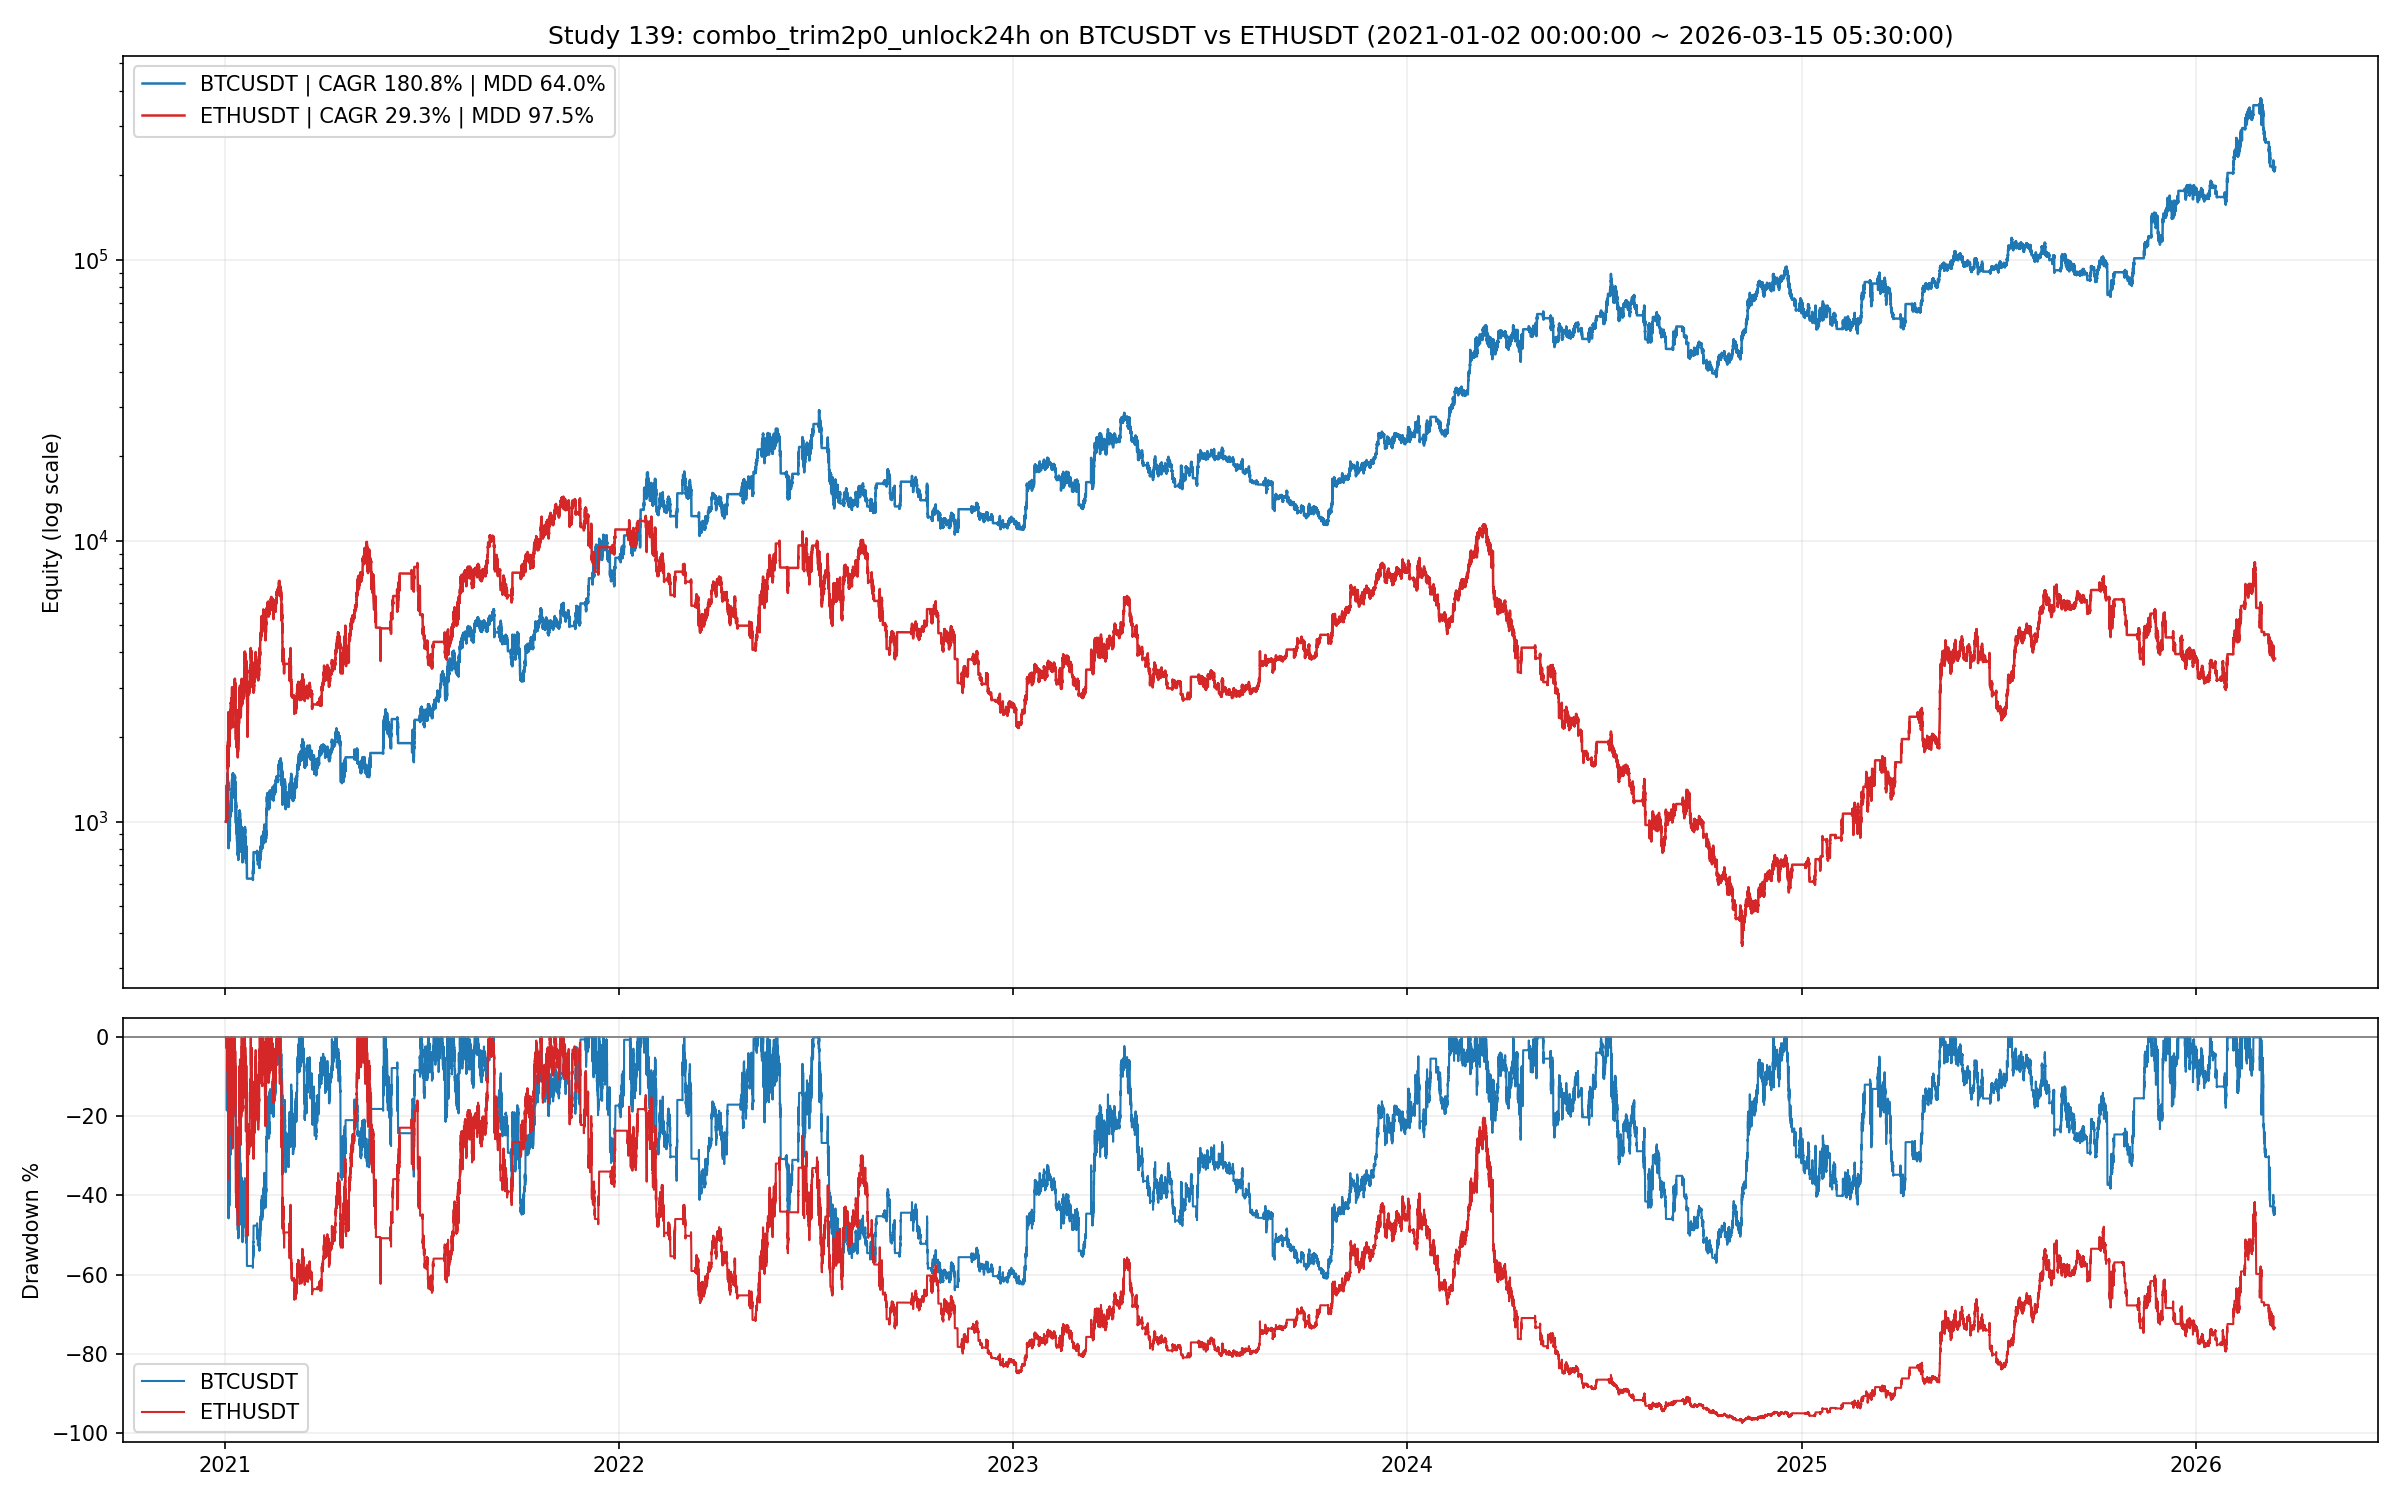

Generate this figure with Python:
from __future__ import annotations

import importlib.util
import sys
from pathlib import Path

import matplotlib.pyplot as plt
import numpy as np
import pandas as pd

ROOT = Path(__file__).resolve().parent
DATA_DIR = ROOT / "historical_data_mainnet"

BASE_47_PATH = ROOT / "47_backtest_btcusdt_scale06_adx002_case1_standalone.py"
BASE_76_PATH = ROOT / "76_backtest_btcusdt_scale06_adx002_regime_hold_leverage_sweep.py"
BASE_111_PATH = ROOT / "111_backtest_btcusdt_sr_smc_5m_profitmax.py"
BASE_114_PATH = ROOT / "114_backtest_btcusdt_best_with_sr_smc_filters.py"
BASE_117_PATH = ROOT / "117_backtest_btcusdt_115_highcagr_push.py"
BASE_126_PATH = ROOT / "126_backtest_btcusdt_case3_long_quality_push.py"
BASE_138_PATH = ROOT / "138_backtest_btcusdt_row6_refined_fix_trials.py"

OUT_BASE = "139_backtest_row6_best_btc_eth_same_window"
OUT_CSV = ROOT / f"{OUT_BASE}.csv"
OUT_MD = ROOT / f"{OUT_BASE}.md"
OUT_PNG = ROOT / f"{OUT_BASE}.png"
OUT_CURVES_CSV = ROOT / f"{OUT_BASE}_curves.csv"

SYMBOLS = ["BTCUSDT", "ETHUSDT"]
BASE_VARIANT = "lb4_delay8_capna_cd0"
SELECTED_VARIANT = "combo_trim2p0_unlock24h"
ANALYSIS_2026_START = pd.Timestamp("2026-01-01 00:00:00")


def load_module(alias: str, path: Path):
    spec = importlib.util.spec_from_file_location(alias, path)
    if spec is None or spec.loader is None:
        raise RuntimeError(f"Cannot load module from: {path}")
    module = importlib.util.module_from_spec(spec)
    sys.modules[alias] = module
    spec.loader.exec_module(module)
    return module


def _fmt(v: float, digits: int = 4) -> str:
    return "N/A" if pd.isna(v) else f"{float(v):.{digits}f}"


def _parse_cache_end(path: Path) -> pd.Timestamp:
    return pd.Timestamp(path.stem.split("_")[-1])


def _pick_latest_cache(symbol: str, timeframe: str, start_date: str) -> Path:
    matches = list(DATA_DIR.glob(f"{symbol}_{timeframe}_{start_date}_*.pkl"))
    if not matches:
        raise FileNotFoundError(f"No cache files for {symbol} {timeframe} {start_date}")
    return max(matches, key=_parse_cache_end)


def _load_cache(paths: list[Path]) -> pd.DataFrame:
    frames: list[pd.DataFrame] = []
    for path in paths:
        if not path.exists():
            raise FileNotFoundError(path)
        frame = pd.read_pickle(path)
        if not isinstance(frame.index, pd.DatetimeIndex):
            frame.index = pd.to_datetime(frame.index)
        frames.append(frame)
    merged = pd.concat(frames)
    merged = merged[~merged.index.duplicated(keep="first")].sort_index()
    return merged


def load_1m_2021plus(symbol: str) -> tuple[pd.DataFrame, pd.Timestamp]:
    latest_1m = _pick_latest_cache(symbol, "1m", "2022-01-01")
    df_1m = _load_cache(
        [
            DATA_DIR / f"{symbol}_1m_2021-01-01_2021-12-31.pkl",
            latest_1m,
        ]
    )
    start = pd.Timestamp("2021-01-01")
    end_ts = min(df_1m.index.max(), _parse_cache_end(latest_1m) + pd.Timedelta(days=1) - pd.Timedelta(minutes=1))
    df_1m = df_1m[(df_1m.index >= start) & (df_1m.index <= end_ts)].copy()
    return df_1m, pd.Timestamp(end_ts)


def build_cfg(m126) -> dict:
    base_cfg = next(cfg for cfg in m126.build_variants() if cfg["variant"] == BASE_VARIANT)
    return {
        **base_cfg,
        "variant": SELECTED_VARIANT,
        "bulltrim_enabled": True,
        "bulltrim_ob_threshold": 5,
        "bulltrim_leverage": 2.0,
        "unlock_short_lock_enabled": True,
        "slow_bear_enabled": True,
        "slow_bear_bars": 1440,
        "slow_bear_ob_threshold": 4,
        "slow_bear_leverage": 2.0,
    }


def build_markets(m47, m111, m114) -> tuple[dict[str, pd.DataFrame], pd.Timestamp, pd.Timestamp, dict[str, pd.Timestamp], dict[str, str]]:
    markets: dict[str, pd.DataFrame] = {}
    raw_end_map: dict[str, pd.Timestamp] = {}
    loader_note: dict[str, str] = {}

    btc_1m, btc_4h, btc_end_ts = m114.load_market_data_2021plus()
    btc_market = m114.prepare_market_114(btc_1m.copy(), btc_4h.copy(), m47, m111)
    btc_market["timestamp"] = pd.to_datetime(btc_market["timestamp"])
    markets["BTCUSDT"] = btc_market
    raw_end_map["BTCUSDT"] = pd.Timestamp(btc_end_ts)
    loader_note["BTCUSDT"] = "native_4h_cache"

    for symbol in [s for s in SYMBOLS if s != "BTCUSDT"]:
        df_1m, raw_end_ts = load_1m_2021plus(symbol)
        full_2021_4h = DATA_DIR / f"{symbol}_4h_2021-01-01_2021-12-31.pkl"
        try:
            latest_4h = _pick_latest_cache(symbol, "4h", "2022-01-01")
        except FileNotFoundError:
            latest_4h = None
        if full_2021_4h.exists() and latest_4h is not None:
            df_4h = _load_cache([full_2021_4h, latest_4h])
            loader_note[symbol] = "native_4h_cache"
        else:
            df_4h = m114._resample_ohlc(df_1m, "4h")
            loader_note[symbol] = "resampled_4h_from_1m"
        market = m114.prepare_market_114(df_1m.copy(), df_4h.copy(), m47, m111)
        market["timestamp"] = pd.to_datetime(market["timestamp"])
        markets[symbol] = market
        raw_end_map[symbol] = raw_end_ts

    common_start = max(pd.Timestamp(frame["timestamp"].min()) for frame in markets.values())
    common_end = min(pd.Timestamp(frame["timestamp"].max()) for frame in markets.values())

    for symbol in SYMBOLS:
        frame = markets[symbol]
        markets[symbol] = frame[(frame["timestamp"] >= common_start) & (frame["timestamp"] <= common_end)].reset_index(drop=True)

    return markets, common_start, common_end, raw_end_map, loader_note


def save_plot(curves_df: pd.DataFrame, metrics_df: pd.DataFrame, common_start: pd.Timestamp, common_end: pd.Timestamp) -> None:
    fig, axes = plt.subplots(2, 1, figsize=(16, 10), sharex=True, gridspec_kw={"height_ratios": [2.2, 1.0]})
    ax_eq, ax_dd = axes
    colors = {"BTCUSDT": "#1f77b4", "ETHUSDT": "#d62728"}

    for symbol in SYMBOLS:
        curve = curves_df[curves_df["symbol"] == symbol].copy()
        curve["drawdown_pct"] = (curve["equity"] / curve["equity"].cummax() - 1.0) * 100.0
        label = f"{symbol} | CAGR {metrics_df.loc[metrics_df['symbol'] == symbol, 'cagr_pct'].iloc[0]:.1f}% | MDD {metrics_df.loc[metrics_df['symbol'] == symbol, 'max_drawdown_pct'].iloc[0]:.1f}%"
        ax_eq.plot(curve["timestamp"], curve["equity"], linewidth=1.2, color=colors[symbol], label=label)
        ax_dd.plot(curve["timestamp"], curve["drawdown_pct"], linewidth=1.0, color=colors[symbol], label=symbol)

    ax_eq.set_yscale("log")
    ax_eq.set_title(f"Study 139: {SELECTED_VARIANT} on BTCUSDT vs ETHUSDT ({common_start} ~ {common_end})")
    ax_eq.set_ylabel("Equity (log scale)")
    ax_eq.grid(True, alpha=0.2)
    ax_eq.legend(loc="upper left")

    ax_dd.axhline(0.0, color="#777777", linewidth=0.8)
    ax_dd.set_ylabel("Drawdown %")
    ax_dd.grid(True, alpha=0.2)
    ax_dd.legend(loc="lower left")

    fig.tight_layout()
    fig.savefig(OUT_PNG, dpi=150)
    plt.close(fig)


def save_report(
    metrics_df: pd.DataFrame,
    common_start: pd.Timestamp,
    common_end: pd.Timestamp,
    raw_end_map: dict[str, pd.Timestamp],
    loader_note: dict[str, str],
) -> None:
    btc = metrics_df[metrics_df["symbol"] == "BTCUSDT"].iloc[0]
    eth = metrics_df[metrics_df["symbol"] == "ETHUSDT"].iloc[0]

    lines: list[str] = []
    lines.append("# 139번 연구: 138 best 사례 BTC vs ETH 동일 구간 비교")
    lines.append("")
    lines.append(f"- 적용 전략은 `138`에서 실전형으로 가장 좋아 보였던 `{SELECTED_VARIANT}`이다.")
    lines.append(f"- 공통 비교 구간은 `{common_start}` ~ `{common_end}`이다.")
    lines.append(f"- BTC는 `138`과 같은 로컬 `4h` 캐시 파이프라인을 유지했다: `{loader_note['BTCUSDT']}`.")
    lines.append(f"- ETH는 `2021-01-01 ~ 2021-12-31` 전체 `4h` 캐시가 없어 `{loader_note['ETHUSDT']}` 방식으로 만들었다.")
    lines.append(f"- 로컬 원시 캐시 최신 시각은 BTC `{raw_end_map['BTCUSDT']}`, ETH `{raw_end_map['ETHUSDT']}`였고, 공통 종료 시점은 BTC 기준에 맞춰 잘렸다.")
    lines.append("")
    lines.append("| Symbol | Final Equity | CAGR % | MDD % | Calmar | 2026 Return % | 2026 MDD % | Bull Trims | Unlocks | Slow Bear Shorts |")
    lines.append("| --- | ---: | ---: | ---: | ---: | ---: | ---: | ---: | ---: | ---: |")
    for _, row in metrics_df.iterrows():
        lines.append(
            f"| {row['symbol']} | {_fmt(row['final_equity'])} | {_fmt(row['cagr_pct'])} | {_fmt(row['max_drawdown_pct'])} | "
            f"{_fmt(row['calmar_ratio'])} | {_fmt(row['return_2026_pct'])} | {_fmt(row['mdd_2026_pct'])} | "
            f"{int(row['bulltrim_count'])} | {int(row['unlock_short_lock_count'])} | {int(row['slow_bear_short_entries'])} |"
        )
    lines.append("")
    lines.append(f"- BTC: CAGR `{_fmt(btc['cagr_pct'])}%`, MDD `{_fmt(btc['max_drawdown_pct'])}%`, 2026 `{_fmt(btc['return_2026_pct'])}%`.")
    lines.append(f"- ETH: CAGR `{_fmt(eth['cagr_pct'])}%`, MDD `{_fmt(eth['max_drawdown_pct'])}%`, 2026 `{_fmt(eth['return_2026_pct'])}%`.")
    lines.append(f"- ETH/BTC CAGR 비율은 `{_fmt(eth['cagr_pct'] / btc['cagr_pct'] if btc['cagr_pct'] else np.nan)}`배, MDD 차이는 `{_fmt(eth['max_drawdown_pct'] - btc['max_drawdown_pct'])}`%p다.")
    lines.append("")
    lines.append("## 해석")
    lines.append("- 이 비교는 자산만 바꾸고 로직은 그대로 유지한 크로스-애셋 적합성 체크다.")
    lines.append("- `unlock + slow bear short`가 ETH에서도 작동하면 row6 개선이 자산 공통 구조일 가능성이 높고, 아니면 BTC 특화 성격이 강하다고 볼 수 있다.")
    lines.append("")
    lines.append("## 산출물")
    lines.append(f"- Plot: `{OUT_PNG.name}`")
    lines.append(f"- Metrics CSV: `{OUT_CSV.name}`")
    lines.append(f"- Curves CSV: `{OUT_CURVES_CSV.name}`")
    lines.append(f"- Report: `{OUT_MD.name}`")
    OUT_MD.write_text("\n".join(lines) + "\n", encoding="utf-8")


def main() -> None:
    m47 = load_module("study47_for_139", BASE_47_PATH)
    s76 = load_module("study76_for_139", BASE_76_PATH)
    m111 = load_module("study111_for_139", BASE_111_PATH)
    m114 = load_module("study114_for_139", BASE_114_PATH)
    m117 = load_module("study117_for_139", BASE_117_PATH)
    m126 = load_module("study126_for_139", BASE_126_PATH)
    m138 = load_module("study138_for_139", BASE_138_PATH)

    cfg = build_cfg(m126)
    markets, common_start, common_end, raw_end_map, loader_note = build_markets(m47, m111, m114)

    rows: list[dict] = []
    curves: list[pd.DataFrame] = []
    for symbol in SYMBOLS:
        market = markets[symbol]
        curve, run_stats = m138.run_variant(market, cfg, s76, m117)
        curve["timestamp"] = pd.to_datetime(curve["timestamp"])
        overall = m138.compute_curve_stats(curve, s76.INITIAL_CAPITAL)
        stats_2026 = m138.compute_window_stats(curve, ANALYSIS_2026_START)
        rows.append(
            {
                "symbol": symbol,
                "variant": SELECTED_VARIANT,
                **overall,
                "return_2026_pct": stats_2026["window_return_pct"],
                "mdd_2026_pct": stats_2026["window_mdd_pct"],
                **run_stats,
            }
        )
        curves.append(curve[["timestamp", "equity"]].assign(symbol=symbol, variant=SELECTED_VARIANT))

    metrics_df = pd.DataFrame(rows).sort_values("symbol").reset_index(drop=True)
    curves_df = pd.concat(curves, ignore_index=True)

    metrics_df.to_csv(OUT_CSV, index=False, encoding="utf-8-sig")
    curves_df.to_csv(OUT_CURVES_CSV, index=False, encoding="utf-8-sig")
    save_plot(curves_df, metrics_df, common_start, common_end)
    save_report(metrics_df, common_start, common_end, raw_end_map, loader_note)

    print(f"saved_plot={OUT_PNG.name}")
    print(f"saved_metrics={OUT_CSV.name}")
    print(f"saved_curves={OUT_CURVES_CSV.name}")
    print(f"saved_report={OUT_MD.name}")
    print(metrics_df[["symbol", "cagr_pct", "max_drawdown_pct", "calmar_ratio", "return_2026_pct", "mdd_2026_pct", "bulltrim_count", "unlock_short_lock_count", "slow_bear_short_entries"]].to_string(index=False))


if __name__ == "__main__":
    main()
